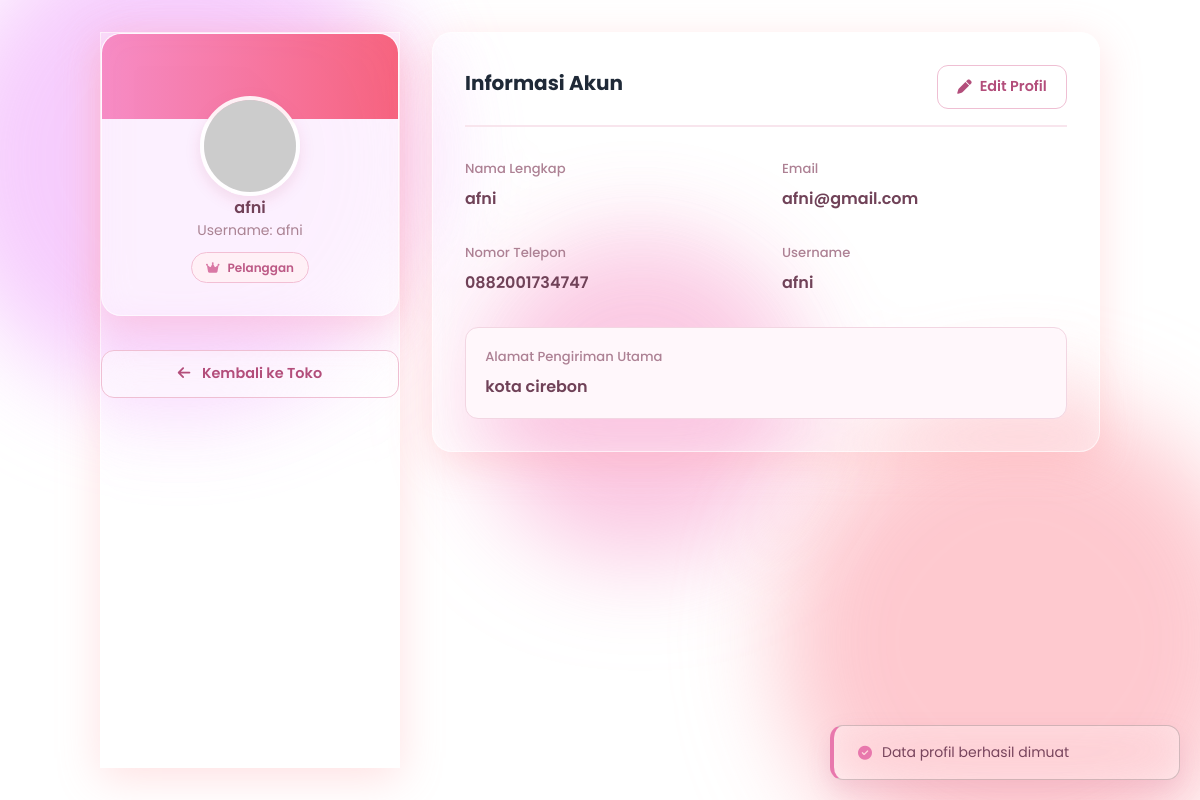
Page /profil.php (signed in) on the committed database.
### tables this page shows
CREATE TABLE `tb_user` (
  `id` int(11) NOT NULL,
  `nama` varchar(255) DEFAULT NULL,
  `email` varchar(255) DEFAULT NULL,
  `username` varchar(255) DEFAULT NULL,
  `password` varchar(255) DEFAULT NULL,
  `hp` varchar(255) DEFAULT NULL,
  `alamat` varchar(255) DEFAULT NULL,
  `role` enum('pelanggan','admin') NOT NULL
);

### profil.php (the view, shortened to what this page needs)
<?php
include "koneksi.php";
$id_user = $_SESSION['id_user'] ?? 0;
$query = mysqli_query($koneksi, "SELECT * FROM tb_user WHERE id='$id_user'");
$data = mysqli_fetch_assoc($query);
?>
<!DOCTYPE html>
<html lang="id">
<head>
    <link href="assets/dist/css/bootstrap.min.css" rel="stylesheet">
    <link rel="stylesheet" href="https://cdnjs.cloudflare.com/ajax/libs/font-awesome/6.4.0/css/all.min.css">
</head>
<body>
    <div class="dashboard-container">
        <aside class="sidebar">
            <div class="user-card">
                <img src="https://picsum.photos/seed/cust99/200/200" alt="Pelanggan" id="disp-avatar" class="avatar">
                <div class="info-value">
                    <?= htmlspecialchars($data['nama'] ?? '') ?>
                </div>
                <div class="user-id">Username: <?= htmlspecialchars($data['username'] ?? '') ?></div>
                <div class="member-badge">
                    <i class="fas fa-crown" style="color: #b45309;"></i>
                    <span id="disp-level">Pelanggan</span>
                </div>
            </div>
            <a href="index2.php" class="btn btn-outline" style="text-align: center; display: block; margin-top: 10px; text-decoration: none; font-weight: 600; padding: 12px; border-radius: 13px;">
                <i class="fa-solid fa-arrow-left me-2"></i> Kembali ke Toko
            </a>
        </aside>
        <main class="main-content">
            <section id="view-section" class="content-card">
                <div class="section-header">
                    <h3 class="section-title">Informasi Akun</h3>
                    <button class="btn btn-outline" onclick="toggleEdit(true)">
                        <i class="fas fa-pen"></i> Edit Profil
                    </button>
                </div>
                <div class="info-grid">
                    <div class="info-group">
                        <label>Nama Lengkap</label>
                    <div class="info-value" id="disp-name-detail">
                    <?= htmlspecialchars($data['nama'] ?? '') ?>
                    </div>
                    </div>
                    <div class="info-group">
                        <label>Email</label>
                    <div class="info-value" id="disp-email">
                    <?= htmlspecialchars($data['email'] ?? '') ?>
                    </div>
                    </div>
                    <div class="info-group">
                        <label>Nomor Telepon</label>
                    <div class="info-value" id="disp-phone">
                    <?= htmlspecialchars($data['hp'] ?? '') ?>
                    </div>
                    </div>
                    <div class="info-group">
                        <label>Username</label>
                        <div class="info-value" id="disp-dob"><?= htmlspecialchars($data['username'] ?? '') ?></div>
                    </div>
                    <div class="address-box">
                        <div class="info-group">
                            <label>Alamat Pengiriman Utama</label>
                         <div class="info-value" id="disp-address">
                         <?= nl2br(htmlspecialchars($data['alamat'] ?? '')) ?>
                         </div>
                        </div>
                    </div>
                </div>
            </section>
        </main>
    </div>
    <div id="toast" class="toast">
        <i class="fas fa-check-circle" style="color: var(--success);"></i>
        <span id="toast-msg">Data berhasil disimpan</span>
    </div>
</body>
</html>

### profil.php (style rules this page uses)
:root { --primary-color: #e878ad; --primary-dark: #d85d96; --secondary-color: #9b7183; --accent-gold: #e9a8c4; --bg-body: #fff7fb; --bg-card: #ffffff; --text-main: #6f4057; --text-muted: #a47d8e; --border-color: #f2d5e2; --success: #df79a7; --shadow: 0 6px 20px rgba(191, 91, 133, 0.10); }
* { margin: 0; padding: 0; box-sizing: border-box; font-family: 'Poppins', sans-serif; }
body { background: transparent !important; color: var(--text-main); padding: 2rem; display: flex; justify-content: center; min-height: 100vh; }
.dashboard-container { width: 100%; max-width: 1000px; display: grid; grid-template-columns: 300px 1fr; gap: 2rem; }
.sidebar { display: flex; flex-direction: column; gap: 1.5rem; }
.user-card { background: rgba(255, 255, 255, 0.4); backdrop-filter: blur(16px); -webkit-backdrop-filter: blur(16px); padding: 2rem; border-radius: 20px; box-shadow: var(--shadow); text-align: center; position: relative; overflow: hidden; border: 1px solid rgba(255, 255, 255, 0.6); box-shadow: 0 10px 40px 0 rgba(255, 154, 158, 0.3); }
.user-card::before { content: ''; position: absolute; top: 0; left: 0; right: 0; height: 85px; background: linear-gradient(to right, #f472b6, #f43f5e); opacity: 0.8; }
.avatar { width: 100px; height: 100px; border-radius: 50%; border: 4px solid rgba(255,255,255,0.8); object-fit: cover; position: relative; margin-top: 30px; background: rgba(255,255,255,0.5); backdrop-filter: blur(5px); box-shadow: 0 5px 15px rgba(190, 83, 129, 0.15); }
.info-value { font-weight: 600; color: #8d4c69; }
.user-id { font-size: 0.875rem; color: #aa8393; margin-bottom: 0.7rem; }
.member-badge { display: inline-flex; align-items: center; gap: 0.5rem; background: #fff0f6; color: #bd5a86; padding: 0.35rem 0.85rem; border-radius: 20px; font-size: 0.75rem; font-weight: 600; border: 1px solid #f2bfd4; }
.member-badge i { color: #d978a5 !important; }
.main-content { display: flex; flex-direction: column; gap: 1.5rem; }
.content-card { background: rgba(255, 255, 255, 0.4); backdrop-filter: blur(16px); -webkit-backdrop-filter: blur(16px); padding: 2rem; border-radius: 20px; box-shadow: var(--shadow); border: 1px solid rgba(255, 255, 255, 0.6); box-shadow: 0 10px 40px 0 rgba(255, 154, 158, 0.3); }
.section-header { display: flex; justify-content: space-between; align-items: center; margin-bottom: 2rem; padding-bottom: 1rem; border-bottom: 2px solid #f8e5ed; }
.section-title { font-size: 1.25rem; font-weight: 700; color: #a74673; }
.info-grid { display: grid; grid-template-columns: repeat(2, 1fr); gap: 2rem; }
.info-group label { display: block; font-size: 0.82rem; color: #ad8194; margin-bottom: 0.5rem; font-weight: 500; }
.info-value { font-weight: 600; color: #704258; }
.address-box { background: #fff7fb; padding: 1.2rem; border-radius: 13px; border: 1px solid #f2d6e2; grid-column: span 2; }
.btn { padding: 0.65rem 1.2rem; border-radius: 11px; font-size: 0.9rem; font-weight: 600; cursor: pointer; border: none; display: inline-flex; align-items: center; gap: 0.5rem; transition: all 0.2s ease; }
.btn-outline { background: rgba(255, 255, 255, 0.4); backdrop-filter: blur(16px); -webkit-backdrop-filter: blur(16px); border: 1px solid #efbfd3; color: #b34e7b; }
.toast { position: fixed; bottom: 20px; right: 20px; background: rgba(255, 255, 255, 0.4); backdrop-filter: blur(16px); -webkit-backdrop-filter: blur(16px); padding: 1rem 1.5rem; border-radius: 13px; box-shadow: 0 10px 25px rgba(180, 75, 125, 0.15); border-left: 4px solid #e878ad; transform: translateY(150%); transition: transform 0.3s cubic-bezier(0.175, 0.885, 0.32, 1.275); z-index: 1000; display: flex; align-items: center; gap: 10px; color: #78455d; }
.toast i { color: #e878ad !important; }
.toast.show { transform: translateY(0); }

### rows in the picture
tb_user: nama "afni", username "afni", email "afni@gmail.com", hp "0882001734747", alamat "kota cirebon"
